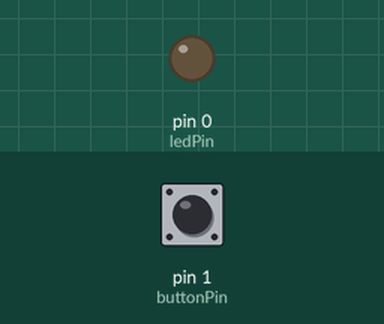
A sketch run on a simulated Arduino Uno, built with avr-gcc and run on an emulated ATmega328P. On the bench: output pins drawn as LEDs (lit = HIGH). Inputs (shaded band) come from the test bench; at power-on: pin 1 (buttonPin) HIGH.

Above: at 0.5 s.
At 3.2 s:
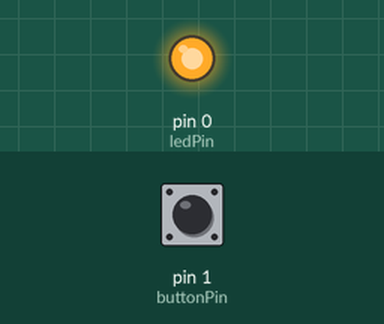
Timing chart, 0 to 5.2 s (numbered marks = the images above):
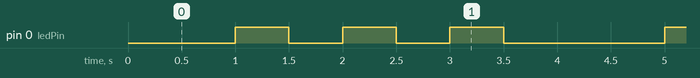

The sketch:

Alarm.ino
```cpp
const int buttonPin = 1;
const int ledPin =  0;
int val = 0;

int buttonState = 0;

void setup() {

  pinMode(ledPin, OUTPUT);

  pinMode(buttonPin, INPUT_PULLUP);


}

void loop() {

buttonState = digitalRead(buttonPin);


  if (buttonState == HIGH) {
    delay(1000);
    for (int i = 0; i < 3; i++) {
      digitalWrite(ledPin, HIGH);
      delay(500);
      digitalWrite(ledPin,LOW);
       delay(500);
  }
  }
  else{ digitalWrite(ledPin,LOW);}
  }
```

Measured:
- by itself, pin 0 (ledPin): repeats every 4.0 s: 2 × (LOW 0.50 s, HIGH 0.50 s), LOW 1.5 s, HIGH 0.50 s
- by itself, everything shown: repeats every 4.0 s, in 6 steps
